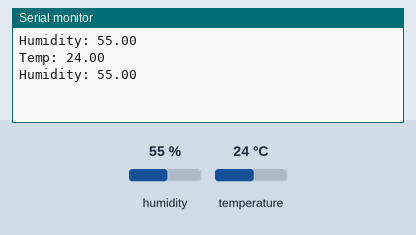
A sketch run on a simulated Arduino Mega 2560, built with avr-gcc and run on an emulated ATmega2560. On the bench: the last lines printed to the serial monitor. The test bench sets the inputs (shaded band); at power-on: humidity 55 %, temperature 24 °C.

Above: at 6.8 s.
6.9 s: humidity set to 22 %
At 8.5 s:
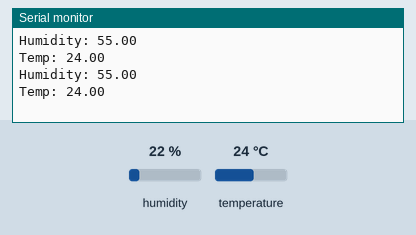
13.6 s: temperature set to 12 °C
At 19.7 s:
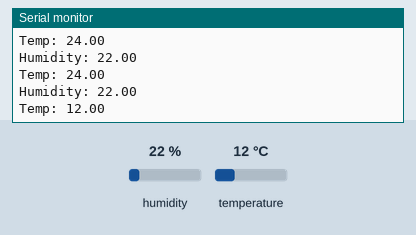
20.3 s: humidity set to 40 %
At 25.8 s:
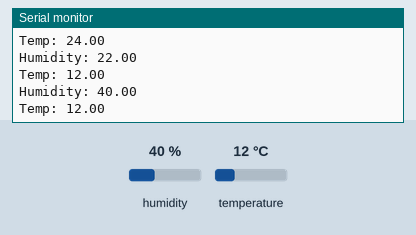
Timing chart, 0 to 27.3 s (numbered marks = the images above; inputs shaded):
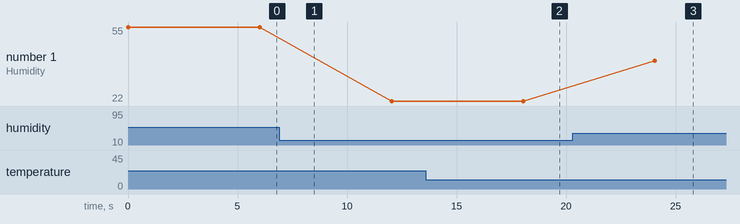

Measured:
- after the input at 13.6 s, the serial monitor: prints a new line after 5.4 s (image 2)
- after the input at 20.3 s, the serial monitor: prints a new line after 3.8 s (image 3)
- plotted number 1: 55 → 22 after the input at 6.9 s, 22 → 40 after the input at 20.3 s

The sketch:

humidity.ino
```cpp
#include "DHTesp.h"

#define H_PIN 22
DHTesp dht;

void setup()
{
  Serial.begin(115200);
    dht.setup(H_PIN, DHTesp::DHT22);
}

void loop()
{

  float humidity = dht.getHumidity();
  float temp = dht.getTemperature();

  Serial.print("Humidity: ");
  Serial.println(humidity);
  delay(1000);
  Serial.print("Temp: ");
  Serial.println(temp);

  delay(5000);

}
```
